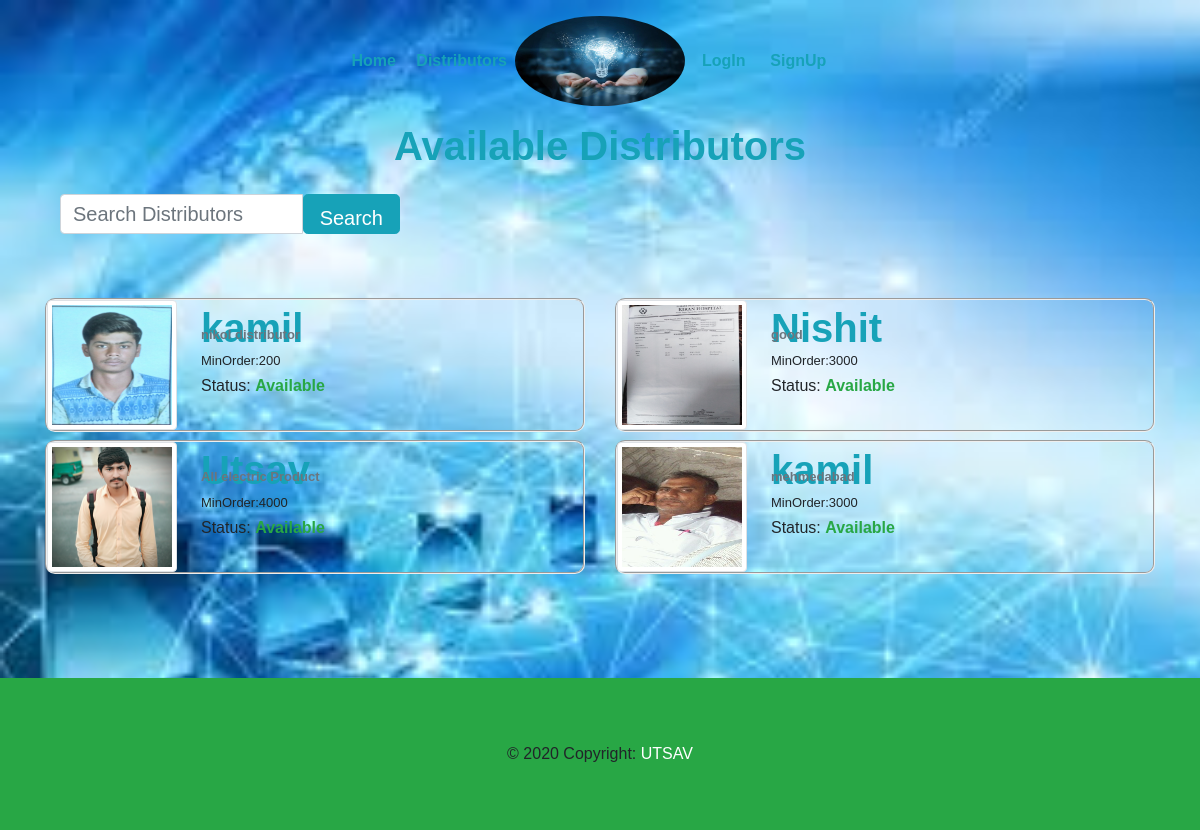
The app's page /electrical/distributors/ with its own data.
### electrical/models.py (models this page shows, shortened)
class Distributors(models.Model):
    user = models.OneToOneField(settings.AUTH_USER_MODEL, on_delete=models.CASCADE)
    dname = models.CharField(max_length=15, blank=False)
    info = models.CharField(max_length=20,blank=False)
    min_ord = models.CharField(max_length=5,blank=False)
    location = models.CharField(max_length=40,blank=False)
    d_logo = models.FileField(blank=False, default='')
    Dis_Status_Available = "Available"
    Dis_Status_NotAvailable = "NotAvailable"
    Dis_choice = ((Dis_Status_Available, Dis_Status_Available),
                  (Dis_Status_NotAvailable, Dis_Status_NotAvailable)
                  )
    status = models.CharField(max_length=50, choices=Dis_choice, default=Dis_Status_Available, blank=False)
    approved = models.BooleanField(blank=False, default=True)

### electrical/views.py (the view)
# urls.py: path( 'distributors/', views.distributors, name='distributors' ),
def distributors(request):
    r_object = Distributors.objects.all()
    query = request.GET.get( 'q' )
    if query:
        r_object = Distributors.objects.filter( Q( dname__icontains=query ) ).distinct()
        return render( request, 'distributors.html', {'r_object': r_object} )
    return render( request, 'distributors.html', {'r_object': r_object} )

### electrical/templates/distributors.html (shortened to what this page needs)
{% extends 'base.html'%}
{% block body %}
<div class="container-fluid">
        <h1 class="text-center text-info"><strong> Available  Distributors</strong></h1>
</div>
<br>
<div class="container">
    <div class="col-sm-4 col-sm-offset-3">
      <form class="form-horizontal" role="search" method="get" action=''>
         <div class="form-group ">
         <div class="input-group">
            <input type="text" class="form-control input-lg " name="q" value="{{ request.GET.q }}" placeholder= "Search Distributors " style="height: 40px; width: 50%; font-size: 20px;" />
            <span class='input-group-btn'>
             <button class='btn btn-info btn-lg'style="height:40px; font-size: 20px;" type='submit'>Search
             </button>
         </span>
        </div>
     </div>
   </form>
 </div>
</div>
<br>
<br>
	<div class="container">
		<div class="row">
		{% for rest in r_object %}
        <div class="col-xs-7 col-md-6">
      <div class="thumbnail">
   		   <div class="media mb-2 ml-8" style="border-radius: 10px; border-style: groove; border-width: 2px;">
        <a href="{% url 'menu' rest.id %}" class="pull-left ">
            <img src="{{rest.d_logo.url}}" class="img-thumbnail img-responsive " style="height: 130px; width: 130px;">
        </a>
        <div class="media-body pl-4">
          <a href="{% url 'menu' rest.id %}" style="text-decoration: none !important;"><h1 class="media-heading text-info mt-1" style="height: 20px;"><strong>{{rest.dname}}</strong></h1></a>
            <h6 class="text-secondary"><font size="2"><strong>{{rest.info}}</strong></font></h6>
            <h4><font size="2">MinOrder:{{rest.min_ord}}</font></h4>
          	<h5><font size="3">Status: <strong class="text-success">{{rest.status}}</strong></font></h5>
        </div>
    </div>
  </div>
</div>
{% endfor%}
</div>
</div>
{% endblock %}

### electrical/templates/base.html (shortened to what this page needs)
<!DOCTYPE html>
<html>
<head>
   {% load static %}
  <link rel="stylesheet" type="text/css" href="{% static 'webapp/css/bootstrap.min.css'%}">
  <link href="/static/webapp/css/style.css" rel="stylesheet" type="text/css" media="all" />
  <link rel='stylesheet' href='https://maxcdn.bootstrapcdn.com/font-awesome/4.5.0/css/font-awesome.min.css' >
  <link href="//netdna.bootstrapcdn.com/bootstrap/3.0.0/css/bootstrap-glyphicons.css" rel="stylesheet">
  <link href="static/webapp/css/animate.css" rel='stylesheet' type='text-center/css' />
  </head>
  <body style="background-image: url('/static/webapp/images/hd1.jpg'); background-repeat: no-repeat; background-size: cover; ">
	<nav class="navbar navbar-expand-lg navbar-light">
   		 <div class="container">
   		 	 <div class="navbar-collapse collapse w-100 dual-collapse2 order-1 order-md-0">
        <ul class="navbar-nav ml-auto text-center">
            <li class="nav-item active">
                <a class="nav-link text-info" href="{% url 'index' %}"><font size="3">&nbsp; <strong>Home</strong> </font></a>
            </li>
            <li class="nav-item">
                <a class="nav-link text-info" href="{% url 'distributors' %}"><font size="3">&nbsp;<strong>Distributors</strong></font></a>
            </li>
        </ul>
    </div>
    <div class="mx-auto my-2 order-0 order-md-1 position-relative">
        <a class="mx-auto" href="#">
            <img  src="/static/webapp/images/el.jpg" style="height: 90px;width: 170px;" alt="Home" class="rounded-circle img-responsive">
        </a>
    </div>
    <div class="navbar-collapse collapse w-100 dual-collapse2 order-2 order-md-2">
        <ul class="navbar-nav mr-auto text-center">
          {% if request.user.is_authenticated %}
            <li class="nav-item">
                <a class="nav-link text-info" href="{% url 'logout' %}"><font size="3"> &nbsp;<span aria-hidden="true"></span><strong>LogOut </strong> </font></a>
            </li>
            <li class="nav-item">
                <a class="nav-link text-info" href="{% url 'profile' %}"><font size="3"> &nbsp;<span aria-hidden="true"></span><strong>My Profile</strong></font></a>
            </li>
          {% else %}
            <li class="nav-item">
                <a class="nav-link text-info" href="{% url 'login' %}"><font size="3">&nbsp; <strong>LogIn</strong></font></a>
            </li>
            <li class="nav-item">
                <a class="nav-link text-info" href="{% url 'register' %}"><font size="3">&nbsp; <strong>SignUp</strong></font></a>
            </li>
            {% endif %}
        </ul>
    </div>
</div>
</nav>
{% block body %}
{% endblock %}
<br>
<br>
<br>
<br>
<div class="footer bg-success">
    <div class="container-fluid">
    <div class="footer-copyright text-center py-3">© 2020 Copyright:
        <a href="{% url 'profile' %}"> UTSAV</a>
      </div>
  </div>
</div>
</body>
</html>

### electrical/static/webapp/css/style.css (style rules this page uses)
body { padding:0; margin:0; font-family: 'Source Sans Pro', sans-serif; }
body a { transition:0.5s all; -webkit-transition:0.5s all; -moz-transition:0.5s all; -o-transition:0.5s all; -ms-transition:0.5s all; }
h1,h2,h3,h4,h5,h6 { margin:0; }
ul { margin:0; padding:0; }
.footer { padding:3em 0; background:#4D4D4D; }
.footer a { color:#FFF; }

### records on screen
Distributors: d_logo (picture), dname "kamil", info "nikol distributor", min_ord "200", status "Available"
Distributors: d_logo (picture), dname "Nishit", info "good", min_ord "3000", status "Available"
Distributors: d_logo (picture), dname "Utsav", info "All electric Product", min_ord "4000", status "Available"
Distributors: d_logo (picture), dname "kamil", info "mehmedabad", min_ord "3000", status "Available"
